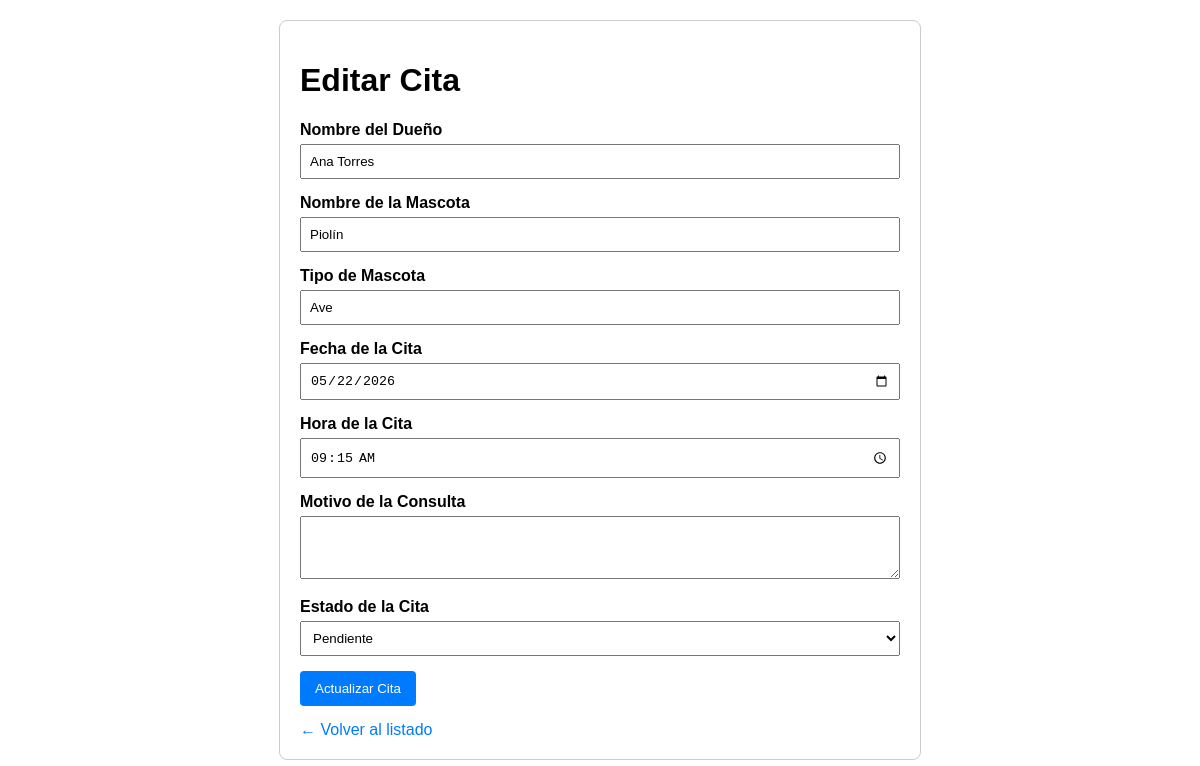
Screenshot of /crudPHP/editar.php?id=3 with the database file from the repository.
### tables this page shows
CREATE TABLE IF NOT EXISTS citas (
    id INT AUTO_INCREMENT PRIMARY KEY,
    nombre_dueno VARCHAR(150) NOT NULL,
    nombre_mascota VARCHAR(100) NOT NULL,
    tipo_mascota ENUM('Perro', 'Gato', 'Ave', 'Roedor', 'Reptil', 'Otro') NOT NULL,
    fecha_cita DATE NOT NULL,
    hora_cita TIME NOT NULL,
    motivo_consulta TEXT NOT NULL,
    estado ENUM('pendiente', 'atendida', 'cancelada') DEFAULT 'pendiente',
    created_at TIMESTAMP DEFAULT CURRENT_TIMESTAMP,
    updated_at TIMESTAMP DEFAULT CURRENT_TIMESTAMP ON UPDATE CURRENT_TIMESTAMP
);

### crudPHP/editar.php (the view, shortened to what this page needs)
<?php
include 'conexion.php';
$cita = null;
if (isset($_GET['id']) && is_numeric($_GET['id'])) {
    $id = $_GET['id'];
    $sql = "SELECT * FROM citas WHERE id = :id";
    $stmt = $pdo->prepare($sql);
    $stmt->execute([':id' => $id]);
    $cita = $stmt->fetch();
} else {
    die("ID de cita no válido.");
}
?>
<!DOCTYPE html>
<html lang="es">
<head>
</head>
<body>
    <div class="container">
        <h1>Editar Cita</h1>
        <form action="actualizar.php" method="POST">
            <div class="form-group">
                <label for="nombre_dueno">Nombre del Dueño</label>
                <input type="text" id="nombre_dueno" name="nombre_dueno" value="<?php echo htmlspecialchars($cita['nombre_dueno']); ?>" required>
            </div>
            <div class="form-group">
                <label for="nombre_mascota">Nombre de la Mascota</label>
                <input type="text" id="nombre_mascota" name="nombre_mascota" value="<?php echo htmlspecialchars($cita['nombre_mascota']); ?>" required>
            </div>
            <div class="form-group">
                <label for="tipo_mascota">Tipo de Mascota</label>
                <input type="text" id="tipo_mascota" name="tipo_mascota" value="<?php echo htmlspecialchars($cita['tipo_mascota']); ?>" required>
            </div>
            <div class="form-group">
                <label for="fecha_cita">Fecha de la Cita</label>
                <input type="date" id="fecha_cita" name="fecha_cita" value="<?php echo htmlspecialchars($cita['fecha_cita']); ?>" required>
            </div>
            <div class="form-group">
                <label for="hora_cita">Hora de la Cita</label>
                <input type="time" id="hora_cita" name="hora_cita" value="<?php echo htmlspecialchars($cita['hora_cita']); ?>" required>
            </div>
            <div class="form-group">
                <label for="motivo">Motivo de la Consulta</label>
                <textarea id="motivo" name="motivo" rows="3" required><?php echo htmlspecialchars($cita['motivo']); ?></textarea>
            </div>
            <div class="form-group">
                <label for="estado">Estado de la Cita</label>
                <select id="estado" name="estado">
                    <option value="pendiente" <?php echo $cita['estado'] == 'pendiente' ? 'selected' : ''; ?>>Pendiente</option>
                </select>
            </div>
            <button type="submit">Actualizar Cita</button>
        </form>
        <a href="listar.php">← Volver al listado</a>
    </div>
</body>
</html>

### crudPHP/editar.php (style rules this page uses)
body { font-family: sans-serif; margin: 20px; }
.container { max-width: 600px; margin: auto; padding: 20px; border: 1px solid #ccc; border-radius: 8px; }
.form-group { margin-bottom: 15px; }
label { display: block; margin-bottom: 5px; font-weight: bold; }
input, select, textarea { width: 100%; padding: 8px; box-sizing: border-box; }
button { background-color: #007bff; color: white; padding: 10px 15px; border: none; border-radius: 4px; cursor: pointer; }
a { display: inline-block; margin-top: 15px; text-decoration: none; color: #007bff; }

### rows the page displays
citas: nombre_dueno "Ana Torres", nombre_mascota "Piolín", tipo_mascota "Ave", fecha_cita "05/22/2026", hora_cita "09:15:00", estado "Pendiente"
